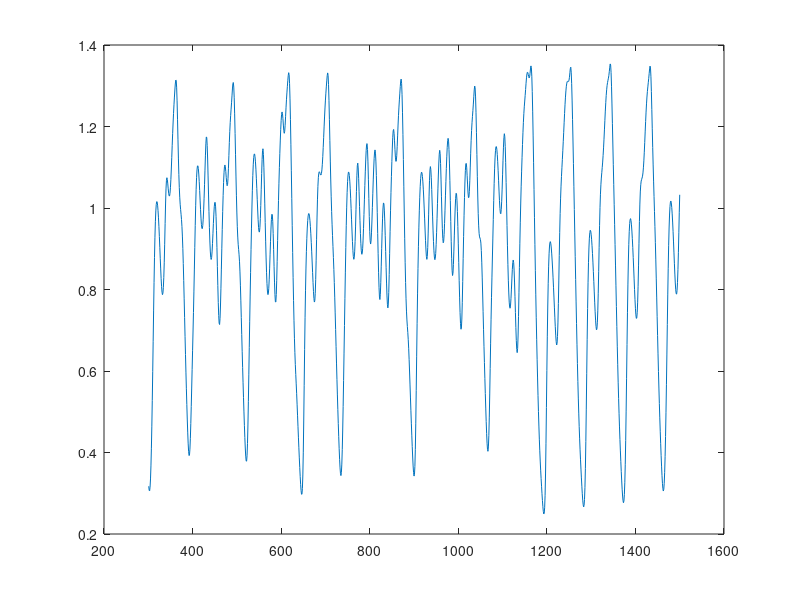

The MATLAB source for this figure:
% mydata = mgts(nm);
tau = 25;
nm = 3000;
for t = 0:nm-1
    if t<= tau
        s(t+1) = rand;
    else
        s(t+1) = s(t)+(0.2*s(t-tau))/(1+s(t-tau)^10) - 0.1*s(t);
    end
    %input = [s(t-20); s(t-15);s(t-10);s(t-5);s(t)];
    %target = s(t+5)
end


mgs = s;

mydata = mgs(301:1500);
t_use=301:1500;
use_data = [t_use; mydata+1];
% use_data = [mydata];
figure(2)
%[aa, bb] = mydata;
plot(t_use, mydata);


input = [s(t-20); s(t-15);s(t-10);s(t-5);s(t)];
% target = s(t+5);
% print s(t+5)



